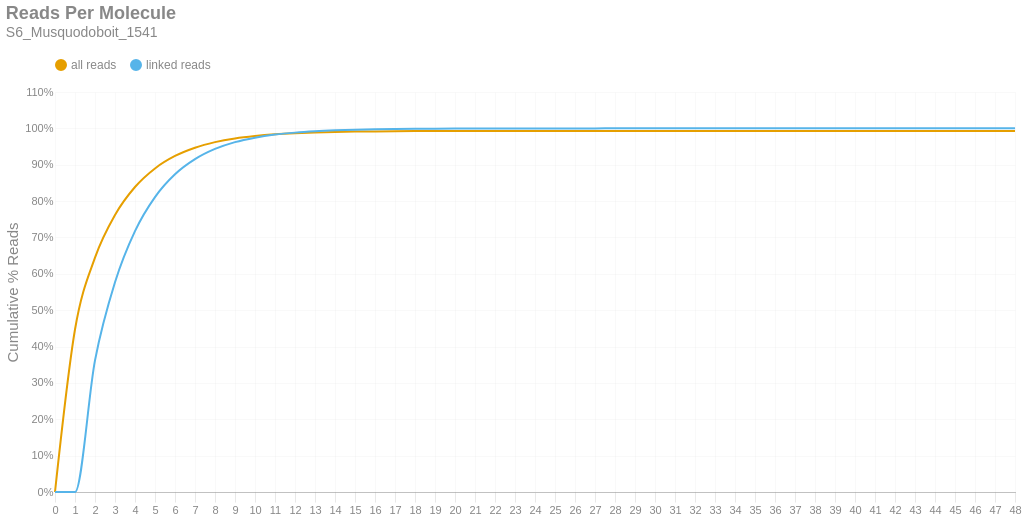

Here is the notebook cell this chart was saved with:
### Markdown cell above
### Reads per Molecule
This chart shows the cumulative distribution of the number of reads per linked molecule. That is, how many alignments are associated with a unique molecule. This excludes the number of reads associated with invalid or absent linked-read barcodes. The `linked` histogram is the percentages recalculated when disregarding singletons.

### Code cell
if SKIPLR:
    print_html(f"Skipped")
else:
    counts = np.bincount(valids['reads'].cast(pl.Int64).to_numpy())
    weighted = counts * np.arange(len(counts))
    all_perc = weighted / n_reads
    linked_perc = weighted / n_linked_reads
    linked_perc[1] = 0
    binned_df = pl.DataFrame({
        'readsper': list(range(len(counts))),
        'all reads (cumsum)': np.cumsum(all_perc).tolist(),
        'linked reads (cumsum)': np.cumsum(linked_perc).tolist(),
    })

    with SafeRender(binned_df):
        (
            density_plot(binned_df, 'Reads Per Molecule', samplename, 'readspmol')
            .encode(
                x=alt.X('readsper:O', title=None).axis(labelAngle=0).scale(padding=0),
                y=alt.Y('value:Q', title='Cumulative % Reads').axis(format='%').stack(False),
                color=alt.Color("key:N").scale(domain=["all reads", "linked reads"]),
                tooltip=[
                    alt.Tooltip("key:N", title="Data Type"),
                    alt.Tooltip("readsper:O", title="Reads Per Molecule"),
                    alt.Tooltip("value:Q", format=".2%", title="% Reads (Cum.)")
                ]            
            )
        ).display()

### Figure 1 — Vega-Lite specification as saved in the notebook (floating-point values rounded to 4 significant figures)
{"width": "container", "height": 400, "config": {"title": {"anchor": "start", "dy": -15, "fontSize": 18, "color": "#888888", "subtitleColor": "#888888", "subtitleFontSize": 14}, "arc": {"fill": "#0072B2"}, "axis": {"domainColor": "#888888", "domainWidth": 0.5, "gridWidth": 0.2, "grid": false, "titleFontWeight": 400, "titleFontSize": 15, "labelFontSize": 11, "labelColor": "#888888", "tickColor": "#888888", "tickWidth": 0.2, "titleColor": "#888888"}, "axisBand": {"grid": false}, "axisX": {"grid": true, "tickSize": 10, "domainCap": "round"}, "axisY": {"domain": false, "grid": true, "tickSize": 0, "domainCap": "round"}, "background": "transparent", "header": {"labelFontSize": 15, "labelColor": "#888888", "titleFontSize": 15, "titleFontWeight": 600, "titleColor": "#888888"}, "legend": {"labelFont": "sans-serif", "labelFontSize": 12, "labelColor": "#888888", "symbolSize": 100, "symbolType": "circle", "titleFontSize": 12, "titlePadding": 10, "titleColor": "#888888", "title": null, "orient": "top"}, "range": {"category": ["#E69F00", "#56B4E9", "#009E73", "#F0E442", "#0072B2", "#D55E00", "#CC79A7", "#000000"], "diverging": ["#cfe8f3", "#a2d4ec", "#73bfe2", "#46abdb", "#1696d2", "#12719e"]}, "area": {"fill": "#0072B2", "fillOpacity": 0.7, "line": true, "strokeOpacity": 0.7}, "line": {"color": "#0072B2", "stroke": "#0072B2", "strokeWidth": 2}, "trail": {"color": "#0072B2", "stroke": "#0072B2", "strokeWidth": 0, "size": 1}, "point": {"filled": true, "fillOpacity": 1.0, "size": 95}, "text": {"color": "#888888", "fontSize": 11, "align": "right", "fontWeight": 400, "size": 11}, "bar": {"fill": "#0072B2", "stroke": null}, "view": {"stroke": null, "continuousWidth": 660, "continuousHeight": 400}}, "data": {"name": "data-03af69465d02e86b1d204210ff976b5c"}, "mark": {"type": "line", "interpolate": "monotone", "point": {"opacity": 0, "size": 275}}, "encoding": {"color": {"field": "key", "scale": {"domain": ["all reads", "linked reads"]}, "type": "nominal"}, "tooltip": [{"field": "key", "title": "Data Type", "type": "nominal"}, {"field": "readsper", "title": "Reads Per Molecule", "type": "ordinal"}, {"field": "value", "format": ".2%", "title": "% Reads (Cum.)", "type": "quantitative"}], "x": {"axis": {"labelAngle": 0}, "field": "readsper", "scale": {"padding": 0}, "title": null, "type": "ordinal"}, "y": {"axis": {"format": "%"}, "field": "value", "stack": false, "title": "Cumulative % Reads", "type": "quantitative"}}, "params": [{"name": "param_c36ac31b6afebe62", "select": {"type": "point", "fields": ["key"]}, "bind": "legend"}], "title": {"text": "Reads Per Molecule", "subtitle": "S6_Musquodoboit_1541"}, "transform": [{"fold": ["all reads (cumsum)", "linked reads (cumsum)"]}, {"calculate": "replace(datum.key, ' (cumsum)', '')", "as": "key"}, {"filter": {"param": "param_c36ac31b6afebe62"}}], "usermeta": {"embedOptions": {"downloadFileName": "S6_Musquodoboit_1541.readspmol"}}, "$schema": "https://vega.github.io/schema/vega-lite/v6.1.0.json", "datasets": {"data-03af69465d02e86b1d204210ff976b5c": [{"readsper": 0, "all reads (cumsum)": 0.0, "linked reads (cumsum)": 0.0}, {"readsper": 1, "all reads (cumsum)": 0.4468, "linked reads (cumsum)": 0.0}, {"readsper": 2, "all reads (cumsum)": 0.6444, "linked reads (cumsum)": 0.3618}, {"readsper": 3, "all reads (cumsum)": 0.7618, "linked reads (cumsum)": 0.5766}, {"readsper": 4, "all reads (cumsum)": 0.8387, "linked reads (cumsum)": 0.7174}, {"readsper": 5, "all reads (cumsum)": 0.8898, "linked reads (cumsum)": 0.811}, {"readsper": 6, "all reads (cumsum)": 0.9241, "linked reads (cumsum)": 0.8737}, {"readsper": 7, "all reads (cumsum)": 0.9468, "linked reads (cumsum)": 0.9153}, {"readsper": 8, "all reads (cumsum)": 0.9622, "linked reads (cumsum)": 0.9434}, {"readsper": 9, "all reads (cumsum)": 0.9724, "linked reads (cumsum)": 0.9621}, {"readsper": 10, "all reads (cumsum)": 0.9791, "linked reads (cumsum)": 0.9744}, {"readsper": 11, "all reads (cumsum)": 0.9837, "linked reads (cumsum)": 0.9829}, {"readsper": 12, "all reads (cumsum)": 0.9867, "linked reads (cumsum)": 0.9883}, {"readsper": 13, "all reads (cumsum)": 0.9887, "linked reads (cumsum)": 0.992}, {"readsper": 14, "all reads (cumsum)": 0.9901, "linked reads (cumsum)": 0.9946}, {"readsper": 15, "all reads (cumsum)": 0.9911, "linked reads (cumsum)": 0.9963}, {"readsper": 16, "all reads (cumsum)": 0.9917, "linked reads (cumsum)": 0.9975}, {"readsper": 17, "all reads (cumsum)": 0.9921, "linked reads (cumsum)": 0.9983}, {"readsper": 18, "all reads (cumsum)": 0.9924, "linked reads (cumsum)": 0.9988}, {"readsper": 19, "all reads (cumsum)": 0.9926, "linked reads (cumsum)": 0.9992}, {"readsper": 20, "all reads (cumsum)": 0.9928, "linked reads (cumsum)": 0.9994}, {"readsper": 21, "all reads (cumsum)": 0.9928, "linked reads (cumsum)": 0.9996}, {"readsper": 22, "all reads (cumsum)": 0.9929, "linked reads (cumsum)": 0.9997}, {"readsper": 23, "all reads (cumsum)": 0.993, "linked reads (cumsum)": 0.9998}, {"readsper": 24, "all reads (cumsum)": 0.993, "linked reads (cumsum)": 0.9999}, {"readsper": 25, "all reads (cumsum)": 0.993, "linked reads (cumsum)": 0.9999}, {"readsper": 26, "all reads (cumsum)": 0.993, "linked reads (cumsum)": 0.9999}, {"readsper": 27, "all reads (cumsum)": 0.993, "linked reads (cumsum)": 1.0}, {"readsper": 28, "all reads (cumsum)": 0.9931, "linked reads (cumsum)": 1.0}, {"readsper": 29, "all reads (cumsum)": 0.9931, "linked reads (cumsum)": 1.0}, {"readsper": 30, "all reads (cumsum)": 0.9931, "linked reads (cumsum)": 1.0}, {"readsper": 31, "all reads (cumsum)": 0.9931, "linked reads (cumsum)": 1.0}, {"readsper": 32, "all reads (cumsum)": 0.9931, "linked reads (cumsum)": 1.0}, {"readsper": 33, "all reads (cumsum)": 0.9931, "linked reads (cumsum)": 1.0}, {"readsper": 34, "all reads (cumsum)": 0.9931, "linked reads (cumsum)": 1.0}, {"readsper": 35, "all reads (cumsum)": 0.9931, "linked reads (cumsum)": 1.0}, {"readsper": 36, "all reads (cumsum)": 0.9931, "linked reads (cumsum)": 1.0}, {"readsper": 37, "all reads (cumsum)": 0.9931, "linked reads (cumsum)": 1.0}, {"readsper": 38, "all reads (cumsum)": 0.9931, "linked reads (cumsum)": 1.0}, {"readsper": 39, "all reads (cumsum)": 0.9931, "linked reads (cumsum)": 1.0}, {"readsper": 40, "all reads (cumsum)": 0.9931, "linked reads (cumsum)": 1.0}, {"readsper": 41, "all reads (cumsum)": 0.9931, "linked reads (cumsum)": 1.0}, {"readsper": 42, "all reads (cumsum)": 0.9931, "linked reads (cumsum)": 1.0}, {"readsper": 43, "all reads (cumsum)": 0.9931, "linked reads (cumsum)": 1.0}, {"readsper": 44, "all reads (cumsum)": 0.9931, "linked reads (cumsum)": 1.0}, {"readsper": 45, "all reads (cumsum)": 0.9931, "linked reads (cumsum)": 1.0}, {"readsper": 46, "all reads (cumsum)": 0.9931, "linked reads (cumsum)": 1.0}, {"readsper": 47, "all reads (cumsum)": 0.9931, "linked reads (cumsum)": 1.0}, {"readsper": 48, "all reads (cumsum)": 0.9931, "linked reads (cumsum)": 1.0}]}}
